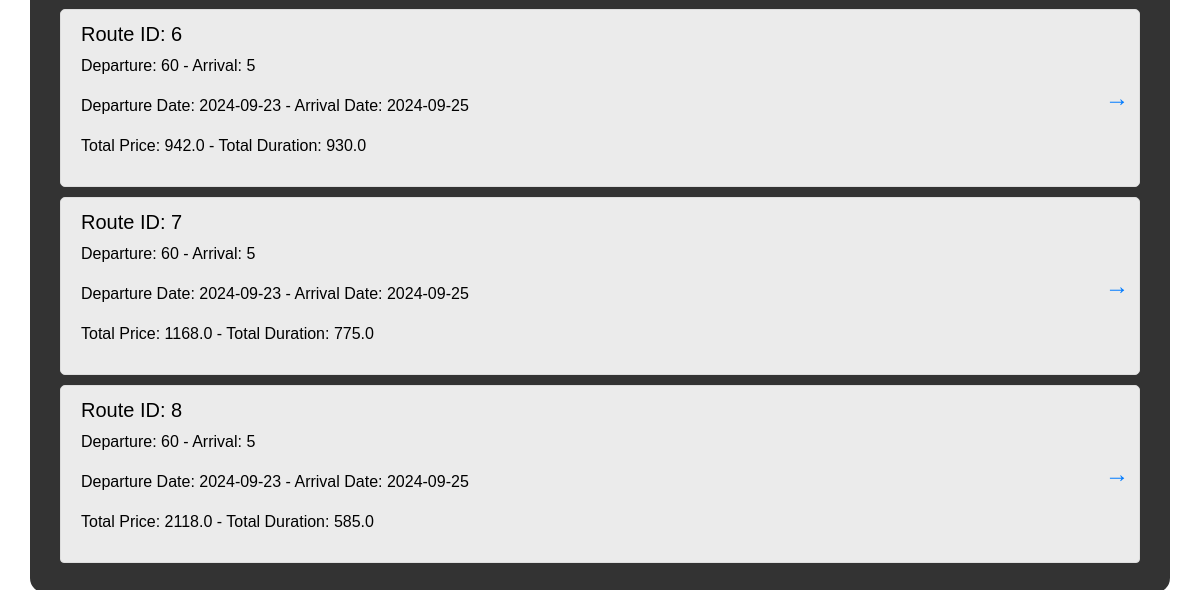
The page /flight/6 (lower part) on the database as committed earlier.
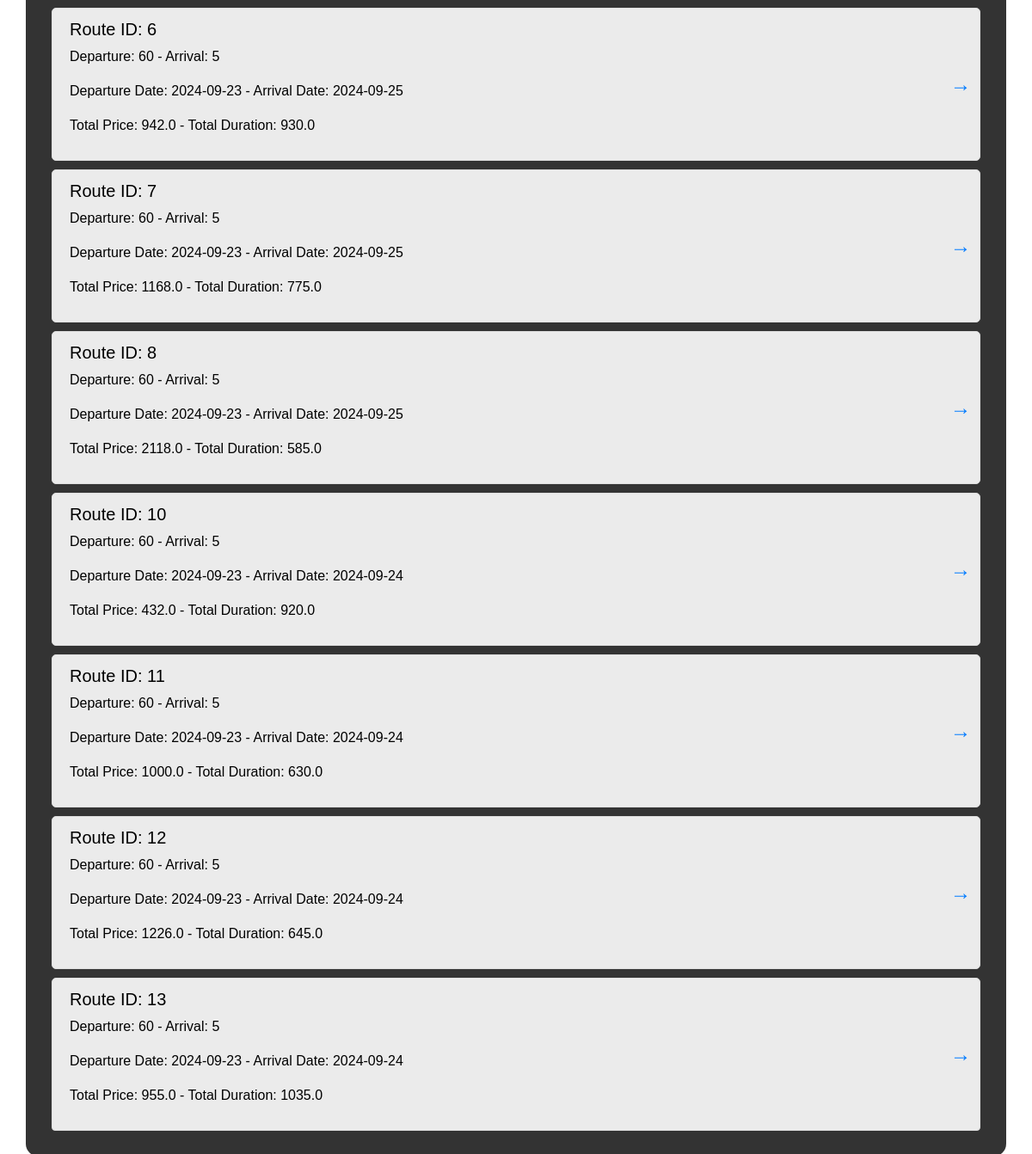
The same page on the database as committed later.
### models.py (models this page shows, shortened)
class RouteData(db.Model):
    id = db.Column(db.Integer, primary_key=True)
    departure_airport_id = db.Column(db.Integer, db.ForeignKey('airports.id'), nullable=False)
    arrival_airport_id = db.Column(db.Integer, db.ForeignKey('airports.id'), nullable=False)
    departure_date = db.Column(db.String(20), nullable=False)
    end_date = db.Column(db.String(20), nullable=False)
    total_price = db.Column(db.Float, nullable=False)
    total_duration = db.Column(db.Float, nullable=False)

### flask_app.py (the view)
@app.route('/flight/<int:id>', methods=['GET'])
def get_flight(id):
    flight = RouteData.query.get_or_404(id)
    all_other_flights = RouteData.query.filter(
        RouteData.departure_airport_id == flight.departure_airport_id,
        RouteData.arrival_airport_id == flight.arrival_airport_id,
    ).all()
    return render_template('detail.html', flight=flight, all_other_flights=all_other_flights)

### templates/detail.html (shortened to what this page needs)
<!DOCTYPE html>
<html lang="en">
<head>
    <link rel="stylesheet" href="https://maxcdn.bootstrapcdn.com/bootstrap/4.0.0/css/bootstrap.min.css">
</head>
<body>
    <div class="container">
        <ul class="list-group">
            {% for other_flight in all_other_flights %}
                <li class="list-group-item" style="color: black; position: relative; cursor: pointer;" onclick="window.location.href='/flight/{{ other_flight.id }}'">
                    <h5>Route ID: {{ other_flight.id }}</h5>
                    <p>Departure: {{ other_flight.departure_airport_id }} - Arrival: {{ other_flight.arrival_airport_id }}</p>
                    <p>Departure Date: {{ other_flight.departure_date }} - Arrival Date: {{ other_flight.end_date }}</p>
                    <p>Total Price: {{ other_flight.total_price }} - Total Duration: {{ other_flight.total_duration }}</p>
                    <a href="/flight/{{ other_flight.id }}" style="position: absolute; right: 10px; top: 50%; transform: translateY(-50%); font-size: 24px;">
                        &rarr;
                    </a>
                </li>
            {% endfor %}
        </ul>
    </div>
</body>
</html>

### templates/detail.html (style rules this page uses)
body { background-image: url('https://static.vecteezy.com/system/resources/previews/042/197/321/non_2x/ai-generated-sky-with-airplane-background-free-photo.jpg'); background-size: cover; background-position: top; background-repeat: no-repeat; background-attachment: fixed; color: #fff; font-family: 'Arial', sans-serif; }
.container { background: rgba(0, 0, 0, 0.8); padding: 30px; border-radius: 15px; margin-top: 50px; }
.list-group-item { background-color: rgba(255, 255, 255, 0.9); border: 1px solid #ddd; margin-bottom: 10px; border-radius: 5px; }

Rows that differ between the two databases and show on the page:
added RouteData: id "10", departure_airport_id "60", arrival_airport_id "5", departure_date "2024-09-23", end_date "2024-09-24", total_price "432.0", total_duration "920.0"
added RouteData: id "11", departure_airport_id "60", arrival_airport_id "5", departure_date "2024-09-23", end_date "2024-09-24", total_price "1000.0", total_duration "630.0"
added RouteData: id "12", departure_airport_id "60", arrival_airport_id "5", departure_date "2024-09-23", end_date "2024-09-24", total_price "1226.0", total_duration "645.0"
added RouteData: id "13", departure_airport_id "60", arrival_airport_id "5", departure_date "2024-09-23", end_date "2024-09-24", total_price "955.0", total_duration "1035.0"
